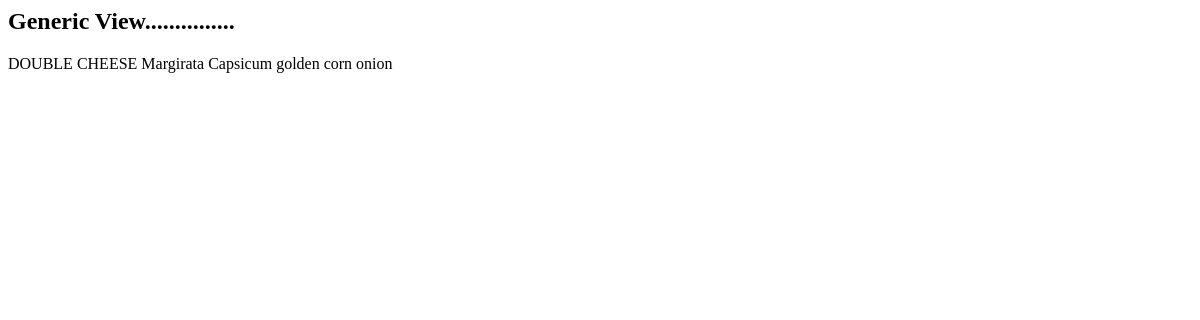
Before: /generic with the older database file.
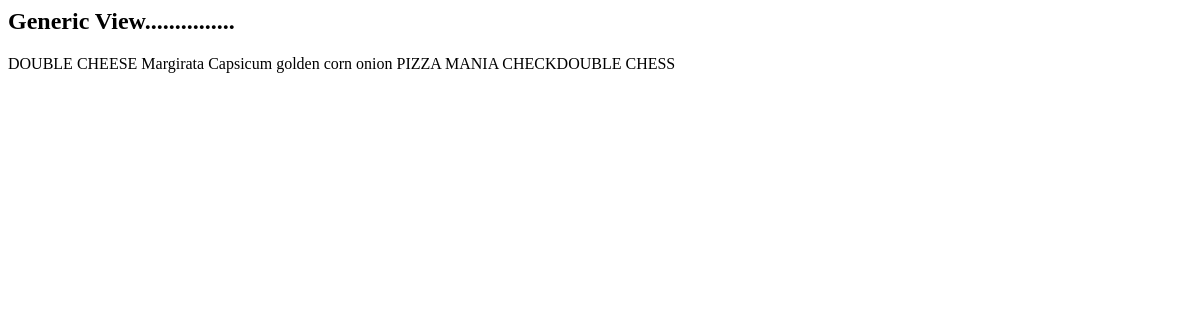
After: the same page with the newer database file.
### pizza/models.py (models this page shows)
class Baseclass(models.Model):
    uid=models.UUIDField(primary_key=True,editable=False,default=uuid.uuid4)
    created_at=models.DateTimeField(auto_now_add=True)
    updated_at=models.DateTimeField(auto_now_add=True)
    class Meta:
        abstract=True

class Pizza(Baseclass):
    category=models.ForeignKey(Pizzacategory,on_delete=models.CASCADE,related_name='pizzas')
    pizza_name=models.CharField(max_length=100)
    pizza_price=models.IntegerField()
    pizza_image=models.ImageField(upload_to='uploads\products')

### pizza/views.py (the view)
# urls.py: path('generic',views.genericview.as_view()),
class genericview(ListView):
    model=Pizza
    template_name='pizza_list.html'#custom template rendering
    context_object_name='pizza_detail'#custom context for template

### templates/pizza_list.html
<h2>Generic View...............</h2>
{%for details in pizza_detail%}
{{details.pizza_name}}
{%endfor%}

Changed rows visible on the page:
added Pizza: pizza_name "PIZZA MANIA"
added Pizza: pizza_name "CHECKDOUBLE CHESS"
